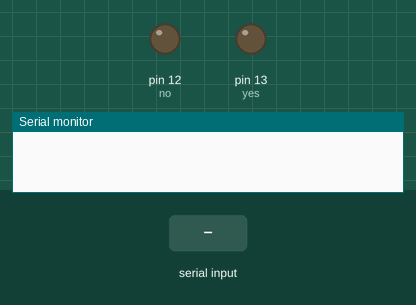
Bench run of a sketch on a simulated Arduino Uno, built with avr-gcc and run on an emulated ATmega328P. On the bench: output pins drawn as LEDs (lit = HIGH), the last lines printed to the serial monitor. The test bench sets the inputs (shaded band).

Above: at 1.2 s.
1.3 s: "1" received over the second serial link
At 2.2 s:
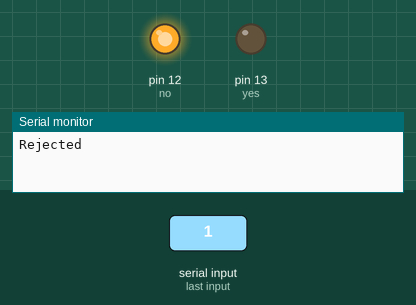
Timing chart, 0 to 4.3 s (numbered marks = the images above; inputs shaded):
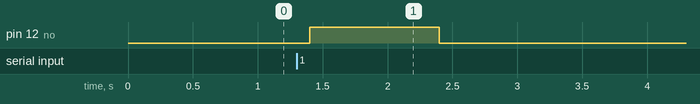

The sketch:

RFID_Unity_connection.ino
```cpp
#include <SoftwareSerial.h>
SoftwareSerial RFID(5, 6); // RX and TX

int data1 = 0;
int ok = -1;
int yes = 13;
int no = 12;

// Add ID tag numbers here
int tag1[14] = {2, 48, 54, 48, 48, 53, 55, 57, 55, 54, 49, 65, 55, 3}; //Red Character
int tag2[14] = {2, 48, 54, 48, 48, 56, 69, 55, 54, 57, 65, 54, 52, 3}; //Yellow Character
int tag3[14] = {2, 49, 48, 48, 48, 50, 48, 68, 49, 53, 52, 66, 53, 3};//Blue Character
int tag4[14] = {2, 48, 70, 48, 48, 55, 53, 66, 68, 65, 55, 54, 48, 3}; //Green Character
int tag5[14] = {2, 49, 48, 48, 48, 52, 51, 57, 69, 65, 53, 54, 56, 3};//White Character
int newtag[14] = { 0,0,0,0,0,0,0,0,0,0,0,0,0,0}; // used for read comparisons

void setup()
{
  RFID.begin(9600);    // start serial to RFID reader
  Serial.begin(9600);  // start serial to PC
  pinMode(yes, OUTPUT); // for status LEDs
  pinMode(no, OUTPUT);
 }

boolean comparetag(int aa[14], int bb[14])
{
  boolean ff = false;
  int fg = 0;
  for (int cc = 0 ; cc < 14 ; cc++)
  {
    if (aa[cc] == bb[cc])
    {
      fg++;
    }
  }
  if (fg == 14)
  {
    ff = true;
  }
  return ff;
}

void checkmytags() // compares each tag against the tag just read
{
  ok = 0; // this variable helps decision-making,
  // if it is 1 we have a match, zero is a read but no match,
  // -1 is no read attempt made
  if (comparetag(newtag, tag1) == true) //Red Character
  {
    ok++;
    Serial.write(1);
    //Serial.print(1);
    delay(1000);


  }
  if (comparetag(newtag, tag2) == true) //Yellow Character
  {
    ok++;
    Serial.write(2);
    //Serial.print(2);
    delay(1000);
  }
  if (comparetag(newtag, tag3) == true) //Blue Character
  {
    ok++;
    Serial.write(3);
    //Serial.print(3);
    delay(1000);
  }
    if (comparetag(newtag, tag4) == true) //Green Character
  {
    ok++;
    Serial.write(4);
    //Serial.print(4);
    delay(1000);
  }
      if (comparetag(newtag, tag5) == true) //White Character
  {
    ok++;
    Serial.write(5);
    //Serial.print(5);
    delay(1000);
  }
}

void readTags()
{
  ok = -1;

  if (RFID.available() > 0)
  {
    // read tag numbers
    delay(100); // needed to allow time for the data to come in from the serial buffer.

    for (int z = 0 ; z < 14 ; z++) // read the rest of the tag
    {
      data1 = RFID.read();
      newtag[z] = data1;
    }
    RFID.flush(); // stops multiple reads

    // do the tags match up?
    checkmytags();
  }

  // now do something based on tag type
  if (ok > 0) // if we had a match
  {
    Serial.println("Accepted");
    digitalWrite(yes, HIGH);
    delay(1000);
    digitalWrite(yes, LOW);

    ok = -1;
  }
  if (ok == 0) // if we didn't have a match
  {
    Serial.println("Rejected");
    digitalWrite(no, HIGH);
    delay(1000);
    digitalWrite(no, LOW);
    ok = -1;
  }
}

void loop()
{
  readTags();
}
```

Measured:
- after the input at 1.3 s, pin 12 (no): LOW → HIGH after 0.10 s, → LOW 1.0 s later
